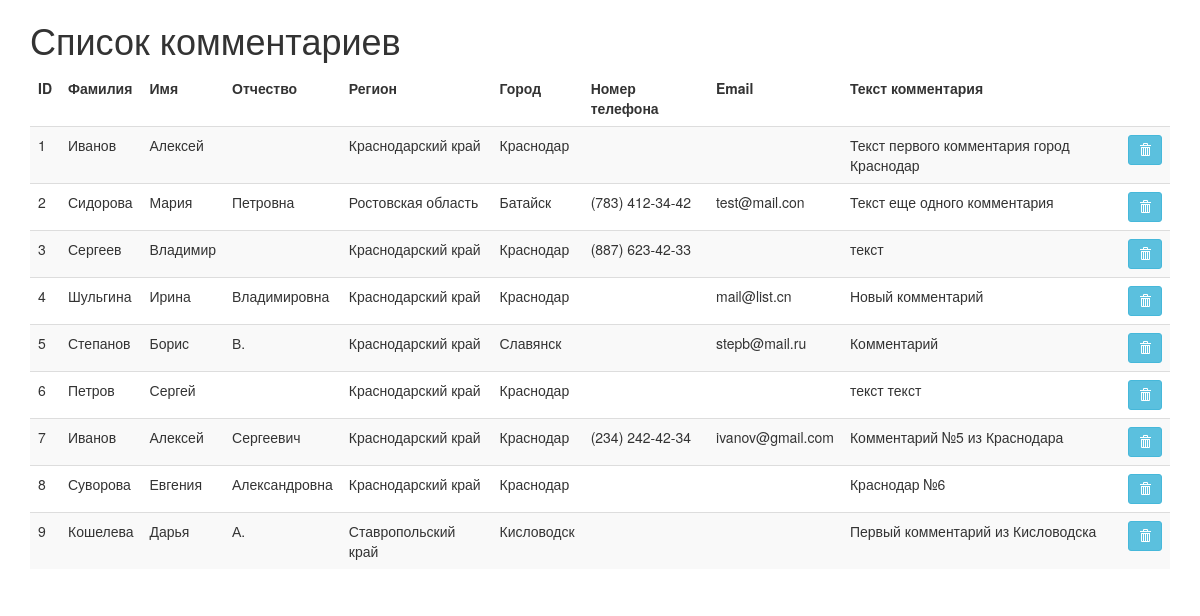
Screenshot of /view/ with the database file from the repository.
### comments/models.py (models this page shows, shortened)
class Comment(models.Model):
    last_name = models.CharField(max_length=50, blank=False, verbose_name='Фамилия')
    first_name = models.CharField(max_length=20, blank=False, verbose_name='Имя')
    middle_name = models.CharField(max_length=50, blank=True, verbose_name='Отчество')
    region = models.ForeignKey(Region, verbose_name='Регион', on_delete=models.CASCADE, default='', blank=True, null=True)
    city = models.ForeignKey(City, verbose_name='Город', on_delete=models.CASCADE, default='', blank=True, null=True)
    phone = models.CharField(max_length=15, blank=True, verbose_name='Номер телефона')
    email = models.EmailField(blank=True)
    text = models.TextField(blank=False, verbose_name='Текст комментария')
    class Meta:
            ordering = ['id']
            verbose_name = 'Комметарий'
            verbose_name_plural = 'Комментарии'

class Region(models.Model):
    name = models.CharField(max_length=100)
    def __str__(self):
        return self.name
    class Meta:
        ordering = ['name']
        verbose_name = 'Регион'
        verbose_name_plural = 'Регионы'

class City(models.Model):
    region = models.ForeignKey(Region, verbose_name='Регион', on_delete=models.PROTECT)
    name = models.CharField(max_length=100)
    def __str__(self):
        return self.name
    class Meta:
        ordering = ['name']
        verbose_name = 'Город'
        verbose_name_plural = 'Города'

### comments/views.py (the view)
# urls.py: url(r'^view/$', views.CommentListView.as_view(), name='comment_list'),
class CommentListView(ListView):
    model = Comment
    template_name = 'comment_list.html'
    context_object_name = 'comment_list'
    def get_queryset(self):
        return Comment.objects.all()

### comments/templates/comment_list.html
{% extends 'base.html' %}
{% block comment_list %}
    {% if comment_list %}
        <h1 class="display-3">Список комментариев</h1>
        <table id="example" class="table table-hover table-striped table-sm">
            <thead>
                <tr>
                    <td><b>ID</b></td>
                    <td><b>Фамилия</b></td>
                    <td><b>Имя</b></td>
                    <td><b>Отчество</b></td>
                    <td><b>Регион</b></td>
                    <td><b>Город</b></td>
                    <td><b>Номер телефона</b></td>
                    <td><b>Email</b></td>
                    <td><b>Текст комментария</b></td>
                </tr>
            </thead>
            <tbody>
                {% for comment in comment_list %}
                <tr onclick="window.location='{{ comment.id }}';">
                    <div>
                        <td>{{ comment.id }}</td>
                        <td>{{ comment.last_name }}</td>
                        <td>{{ comment.first_name }}</td>
                        <td>{{ comment.middle_name }}</td>
                        <td>{{ comment.region }}</td>
                        <td>{{ comment.city }}</td>
                        <td>{{ comment.phone }}</td>
                        <td>{{ comment.email }}</td>
                        <td>{{ comment.text }}</td>
                        <td>
                            <a href="{% url 'comment_delete' comment.id %}" class="btn btn-info btn-sm">
                                <span class="glyphicon glyphicon-trash"></span>
                            </a>
                        </td>
                    </div>
                </tr>
                {% endfor %}
            </tbody>
        </table>
    {% else %}
    <p>Комментариев пока нет. <a href="/comment">Добавить комментарий</a></p>
{% endif %}
{% endblock comment_list %}

### comments/templates/base.html (shortened to what this page needs)
{% load staticfiles %}
<!DOCTYPE html>
<html lang="en">
<head>
    <link rel="stylesheet" href="https://maxcdn.bootstrapcdn.com/bootstrap/3.3.7/css/bootstrap.min.css">
    <link rel="stylesheet" href="{% static 'style.css' %}">
</head>
<body>
    <div class="container">
        {% block comment_list %} {% endblock comment_list %}
    </div>
</body>
</html>

### rows the page displays
Comment: id "1", last_name "Иванов", first_name "Алексей", region "Краснодарский край", city "Краснодар", text "Текст первого комментария город Краснодар"
Comment: id "2", last_name "Сидорова", first_name "Мария", middle_name "Петровна", region "Ростовская область", city "Батайск", phone "(783) 412-34-42", email "test@mail.con", text "Текст еще одного комментария"
Comment: id "3", last_name "Сергеев", first_name "Владимир", region "Краснодарский край", city "Краснодар", phone "(887) 623-42-33", text "текст"
Comment: id "4", last_name "Шульгина", first_name "Ирина", middle_name "Владимировна", region "Краснодарский край", city "Краснодар", email "mail@list.cn", text "Новый комментарий"
Comment: id "5", last_name "Степанов", first_name "Борис", middle_name "В.", region "Краснодарский край", city "Славянск", email "stepb@mail.ru", text "Комментарий"
Comment: id "6", last_name "Петров", first_name "Сергей", region "Краснодарский край", city "Краснодар", text "текст текст"
Comment: id "7", last_name "Иванов", first_name "Алексей", middle_name "Сергеевич", region "Краснодарский край", city "Краснодар", phone "(234) 242-42-34", email "ivanov@gmail.com", text "Комментарий №5 из Краснодара"
Comment: id "8", last_name "Суворова", first_name "Евгения", middle_name "Александровна", region "Краснодарский край", city "Краснодар", text "Краснодар №6"
Comment: id "9", last_name "Кошелева", first_name "Дарья", middle_name "А.", region "Ставропольский край", city "Кисловодск", text "Первый комментарий из Кисловодска"
